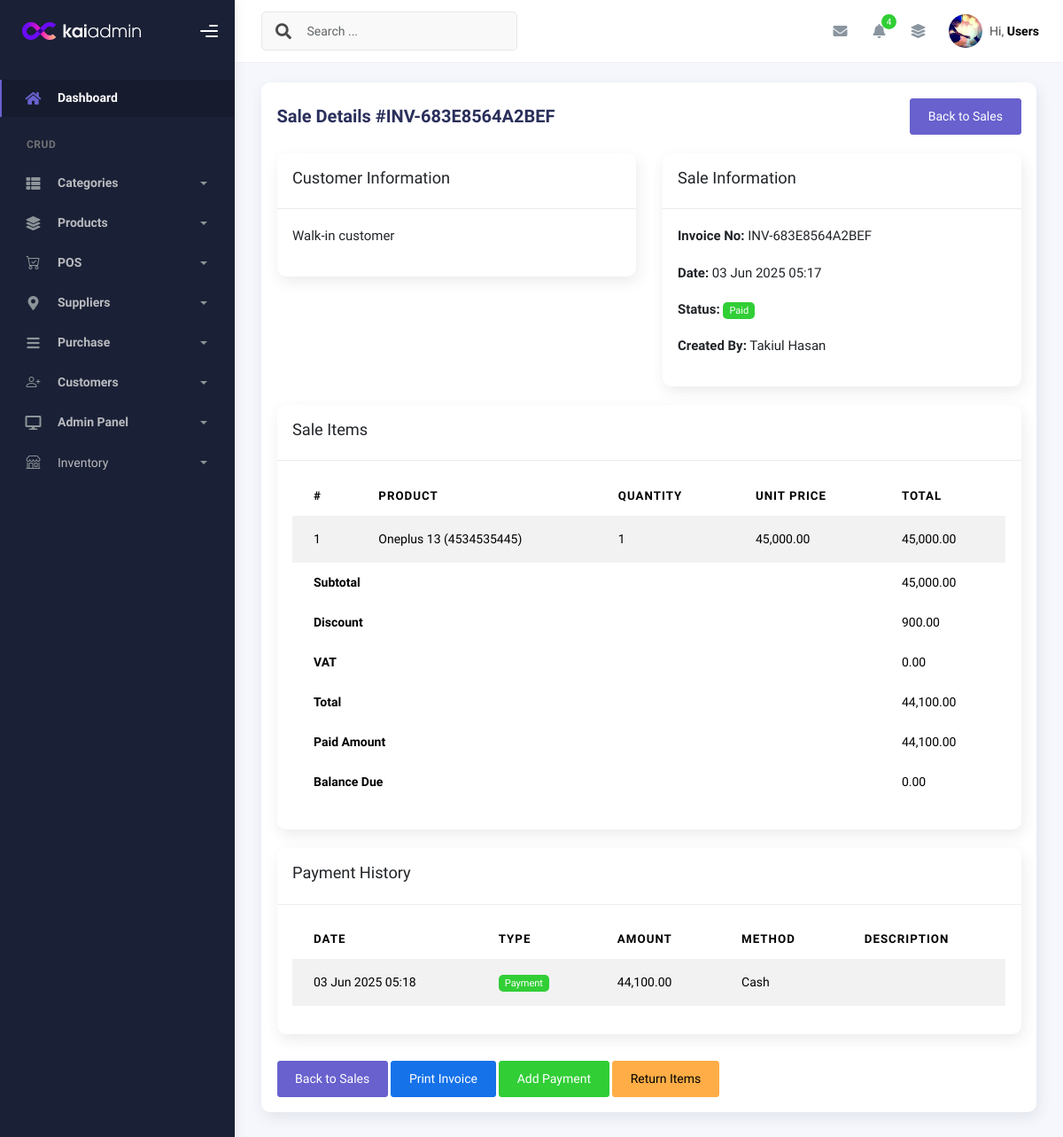
Screenshot of /modules/sales/sale_details.php?id=7 (signed in) with the database file from the repository.
### tables this page shows
CREATE TABLE `sales` (
  `id` int(11) NOT NULL,
  `customer_id` int(11) DEFAULT NULL,
  `customer_name` varchar(100) DEFAULT NULL,
  `customer_email` varchar(100) DEFAULT NULL,
  `invoice_no` varchar(50) DEFAULT NULL,
  `discount` decimal(5,2) DEFAULT 0.00,
  `subtotal` decimal(10,2) DEFAULT 0.00,
  `vat` decimal(10,2) NOT NULL DEFAULT 0.00,
  `total` decimal(10,2) NOT NULL,
  `payment_status` enum('paid','partial','pending') DEFAULT 'paid',
  `user_id` int(11) DEFAULT NULL,
  `is_deleted` tinyint(1) DEFAULT 0,
  `deleted_at` timestamp NULL DEFAULT NULL,
  `created_at` timestamp NOT NULL DEFAULT current_timestamp(),
  `updated_at` timestamp NOT NULL DEFAULT current_timestamp() ON UPDATE current_timestamp()
);

CREATE TABLE `users` (
  `id` int(11) NOT NULL,
  `profile_pic` varchar(255) DEFAULT NULL,
  `username` varchar(50) NOT NULL,
  `password` varchar(255) NOT NULL,
  `full_name` varchar(100) NOT NULL,
  `email` varchar(100) NOT NULL,
  `role` enum('admin','manager','cashier','inventory') NOT NULL DEFAULT 'cashier',
  `is_active` tinyint(1) NOT NULL DEFAULT 1,
  `last_login` datetime DEFAULT NULL,
  `last_login_ip` varchar(45) DEFAULT NULL,
  `login_attempts` tinyint(4) NOT NULL DEFAULT 0,
  `locked_until` datetime DEFAULT NULL,
  `reset_token` varchar(100) DEFAULT NULL,
  `reset_token_expires` datetime DEFAULT NULL,
  `email_verified` tinyint(1) NOT NULL DEFAULT 0,
  `verification_token` varchar(100) DEFAULT NULL,
  `password_changed_at` timestamp NULL DEFAULT NULL,
  `created_at` timestamp NOT NULL DEFAULT current_timestamp(),
  `updated_at` timestamp NOT NULL DEFAULT current_timestamp() ON UPDATE current_timestamp(),
  `is_deleted` tinyint(1) DEFAULT 0,
  `deleted_at` timestamp NULL DEFAULT NULL
);

CREATE TABLE `sale_items` (
  `id` int(11) NOT NULL,
  `sale_id` int(11) NOT NULL,
  `product_id` int(11) NOT NULL,
  `quantity` int(11) NOT NULL,
  `unit_price` decimal(10,2) NOT NULL,
  `total_price` decimal(10,2) NOT NULL,
  `created_at` timestamp NOT NULL DEFAULT current_timestamp()
);

CREATE TABLE `products` (
  `id` int(11) NOT NULL,
  `name` varchar(100) NOT NULL,
  `barcode` varchar(50) NOT NULL,
  `category_id` int(11) DEFAULT NULL,
  `sub_category_id` int(11) DEFAULT NULL,
  `child_category_id` int(11) DEFAULT NULL,
  `brand_id` int(11) DEFAULT NULL,
  `price` decimal(10,2) NOT NULL,
  `sell_price` decimal(10,2) NOT NULL,
  `is_deleted` tinyint(1) DEFAULT 0,
  `deleted_at` timestamp NULL DEFAULT NULL,
  `created_at` timestamp NOT NULL DEFAULT current_timestamp(),
  `updated_at` timestamp NOT NULL DEFAULT current_timestamp() ON UPDATE current_timestamp()
);

CREATE TABLE `sales_payment` (
  `id` int(11) NOT NULL,
  `customer_id` int(11) DEFAULT NULL,
  `sales_id` int(11) DEFAULT NULL,
  `sales_return_id` int(11) DEFAULT NULL,
  `type` enum('payment','return') NOT NULL,
  `amount` decimal(10,2) NOT NULL,
  `payment_method` enum('cash','credit','card','bank_transfer') NOT NULL DEFAULT 'cash',
  `description` text DEFAULT NULL,
  `created_at` timestamp NOT NULL DEFAULT current_timestamp()
);

### modules/sales/sale_details.php (the view, shortened to what the rows shown need)
<?php
require_once __DIR__ . '/../../db_plugin.php';
$sale_id = $_GET['id'];
$sale_result = $mysqli->common_select('sales', '*', ['id' => $sale_id]);
$sale = $sale_result['data'][0];
$items_result = $mysqli->common_select('sale_items', '*', ['sale_id' => $sale_id]);
$items = $items_result['data'];
$payments_result = $mysqli->common_select('sales_payment', '*', ['sales_id' => $sale_id]);
$payments = $payments_result['data'];
$paid_amount = 0;
foreach ($payments as $payment) {
    if ($payment->type == 'payment') {
        $paid_amount += $payment->amount;
    } else {
        $paid_amount -= $payment->amount;
    }
}
require_once __DIR__ . '/../../requires/header.php';
require_once __DIR__ . '/../../requires/topbar.php';
?>
<div class="container">
    <div class="page-inner">
        <div class="row">
            <div class="col-md-12 grid-margin">
                <div class="card">
                    <div class="card-body">
                        <div class="d-flex justify-content-between align-items-center mb-4">
                            <h4 class="card-title">Sale Details #<?= $sale->invoice_no ?></h4>
                            <a href="view_sales.php" class="btn btn-secondary">Back to Sales</a>
                        </div>
                        <div class="row">
                            <div class="col-md-6">
                                <div class="card mb-4">
                                    <div class="card-body">
                                        <p><strong>Invoice No:</strong> <?= $sale->invoice_no ?></p>
                                        <p><strong>Date:</strong> <?= date('d M Y H:i', strtotime($sale->created_at)) ?></p>
                                        <p>
                                            <strong>Status:</strong>
                                            <span class="badge badge-<?=
                                                $sale->payment_status == 'paid' ? 'success' :
                                                ($sale->payment_status == 'partial' ? 'warning' : 'danger')
                                            ?>">
                                                <?= ucfirst($sale->payment_status) ?>
                                            </span>
                                        </p>
                                        <p><strong>Created By:</strong>
                                            <?php
                                                $user = $mysqli->common_select('users', 'full_name', ['id' => $sale->user_id])['data'][0] ?? null;
                                                echo $user ? $user->full_name : 'Unknown';
                                            ?>
                                        </p>
                                    </div>
                                </div>
                            </div>
                        </div>
                        <div class="card mb-4">
                            <div class="card-body">
                                <div class="table-responsive">
                                    <table class="table table-striped">
                                        <thead>
                                            <tr>
                                                <th>#</th>
                                                <th>Product</th>
                                                <th>Quantity</th>
                                                <th>Unit Price</th>
                                                <th>Total</th>
                                            </tr>
                                        </thead>
                                        <tbody>
                                            <?php foreach ($items as $index => $item):
                                                $product = $mysqli->common_select('products', '*', ['id' => $item->product_id])['data'][0] ?? null;
                                            ?>
                                                <tr>
                                                    <td><?= $index + 1 ?></td>
                                                    <td><?= $product ? $product->name . ' (' . $product->barcode . ')' : 'Product not found' ?></td>
                                                    <td><?= $item->quantity ?></td>
                                                    <td><?= number_format($item->unit_price, 2) ?></td>
                                                    <td><?= number_format($item->total_price, 2) ?></td>
                                                </tr>
                                            <?php endforeach; ?>
                                        </tbody>
                                        <tfoot>
                                            <tr>
                                                <td colspan="4" class="text-right"><strong>Subtotal</strong></td>
                                                <td><?= number_format($sale->subtotal, 2) ?></td>
                                            </tr>
                                            <tr>
                                                <td colspan="4" class="text-right"><strong>Discount</strong></td>
                                                <td><?= number_format($sale->discount, 2) ?></td>
                                            </tr>
                                            <tr>
                                                <td colspan="4" class="text-right"><strong>VAT</strong></td>
                                                <td><?= number_format($sale->vat, 2) ?></td>
                                            </tr>
                                            <tr>
                                                <td colspan="4" class="text-right"><strong>Total</strong></td>
                                                <td><?= number_format($sale->total, 2) ?></td>
                                            </tr>
                                            <tr>
                                                <td colspan="4" class="text-right"><strong>Balance Due</strong></td>
                                                <td><?= number_format($sale->total - $paid_amount, 2) ?></td>
                                            </tr>
                                        </tfoot>
                                    </table>
                                </div>
                            </div>
                        </div>
                        <div class="card">
                            <div class="card-body">
                                <?php if (!empty($payments)): ?>
                                    <div class="table-responsive">
                                        <table class="table table-striped">
                                            <thead>
                                                <tr>
                                                    <th>Date</th>
                                                    <th>Type</th>
                                                    <th>Amount</th>
                                                    <th>Method</th>
                                                    <th>Description</th>
                                                </tr>
                                            </thead>
                                            <tbody>
                                                <?php foreach ($payments as $payment): ?>
                                                    <tr>
                                                        <td><?= date('d M Y H:i', strtotime($payment->created_at)) ?></td>
                                                        <td>
                                                            <span class="badge badge-<?= $payment->type == 'payment' ? 'success' : 'danger' ?>">
                                                                <?= ucfirst($payment->type) ?>
                                                            </span>
                                                        </td>
                                                        <td><?= number_format($payment->amount, 2) ?></td>
                                                        <td><?= ucfirst($payment->payment_method) ?></td>
                                                        <td><?= $payment->description ?? 'N/A' ?></td>
                                                    </tr>
                                                <?php endforeach; ?>
                                            </tbody>
                                        </table>
                                    </div>
                                <?php else: ?>
                                    <p>No payment records found for this sale.</p>
                                <?php endif; ?>
                            </div>
                        </div>
                    </div>
                </div>
            </div>
        </div>
    </div>
</div>
<?php require_once __DIR__ . '/../../requires/footer.php'; ?>

### rows the page displays
sales: invoice_no "INV-683E8564A2BEF", created_at "03 Jun 2025 05:17", payment_status "Paid", subtotal "45,000.00", discount "900.00", vat "0.00", total "44,100.00", $sale->total-$paid_amount "0.00"
users: full_name "Takiul Hasan"
sale_items: product.name "Oneplus 13", product.barcode "4534535445", quantity "1", unit_price "45,000.00", total_price "45,000.00"
sales_payment: created_at "03 Jun 2025 05:18", type "Payment", amount "44,100.00", payment_method "Cash"

### other values shown
$paid_amount "44,100.00"
